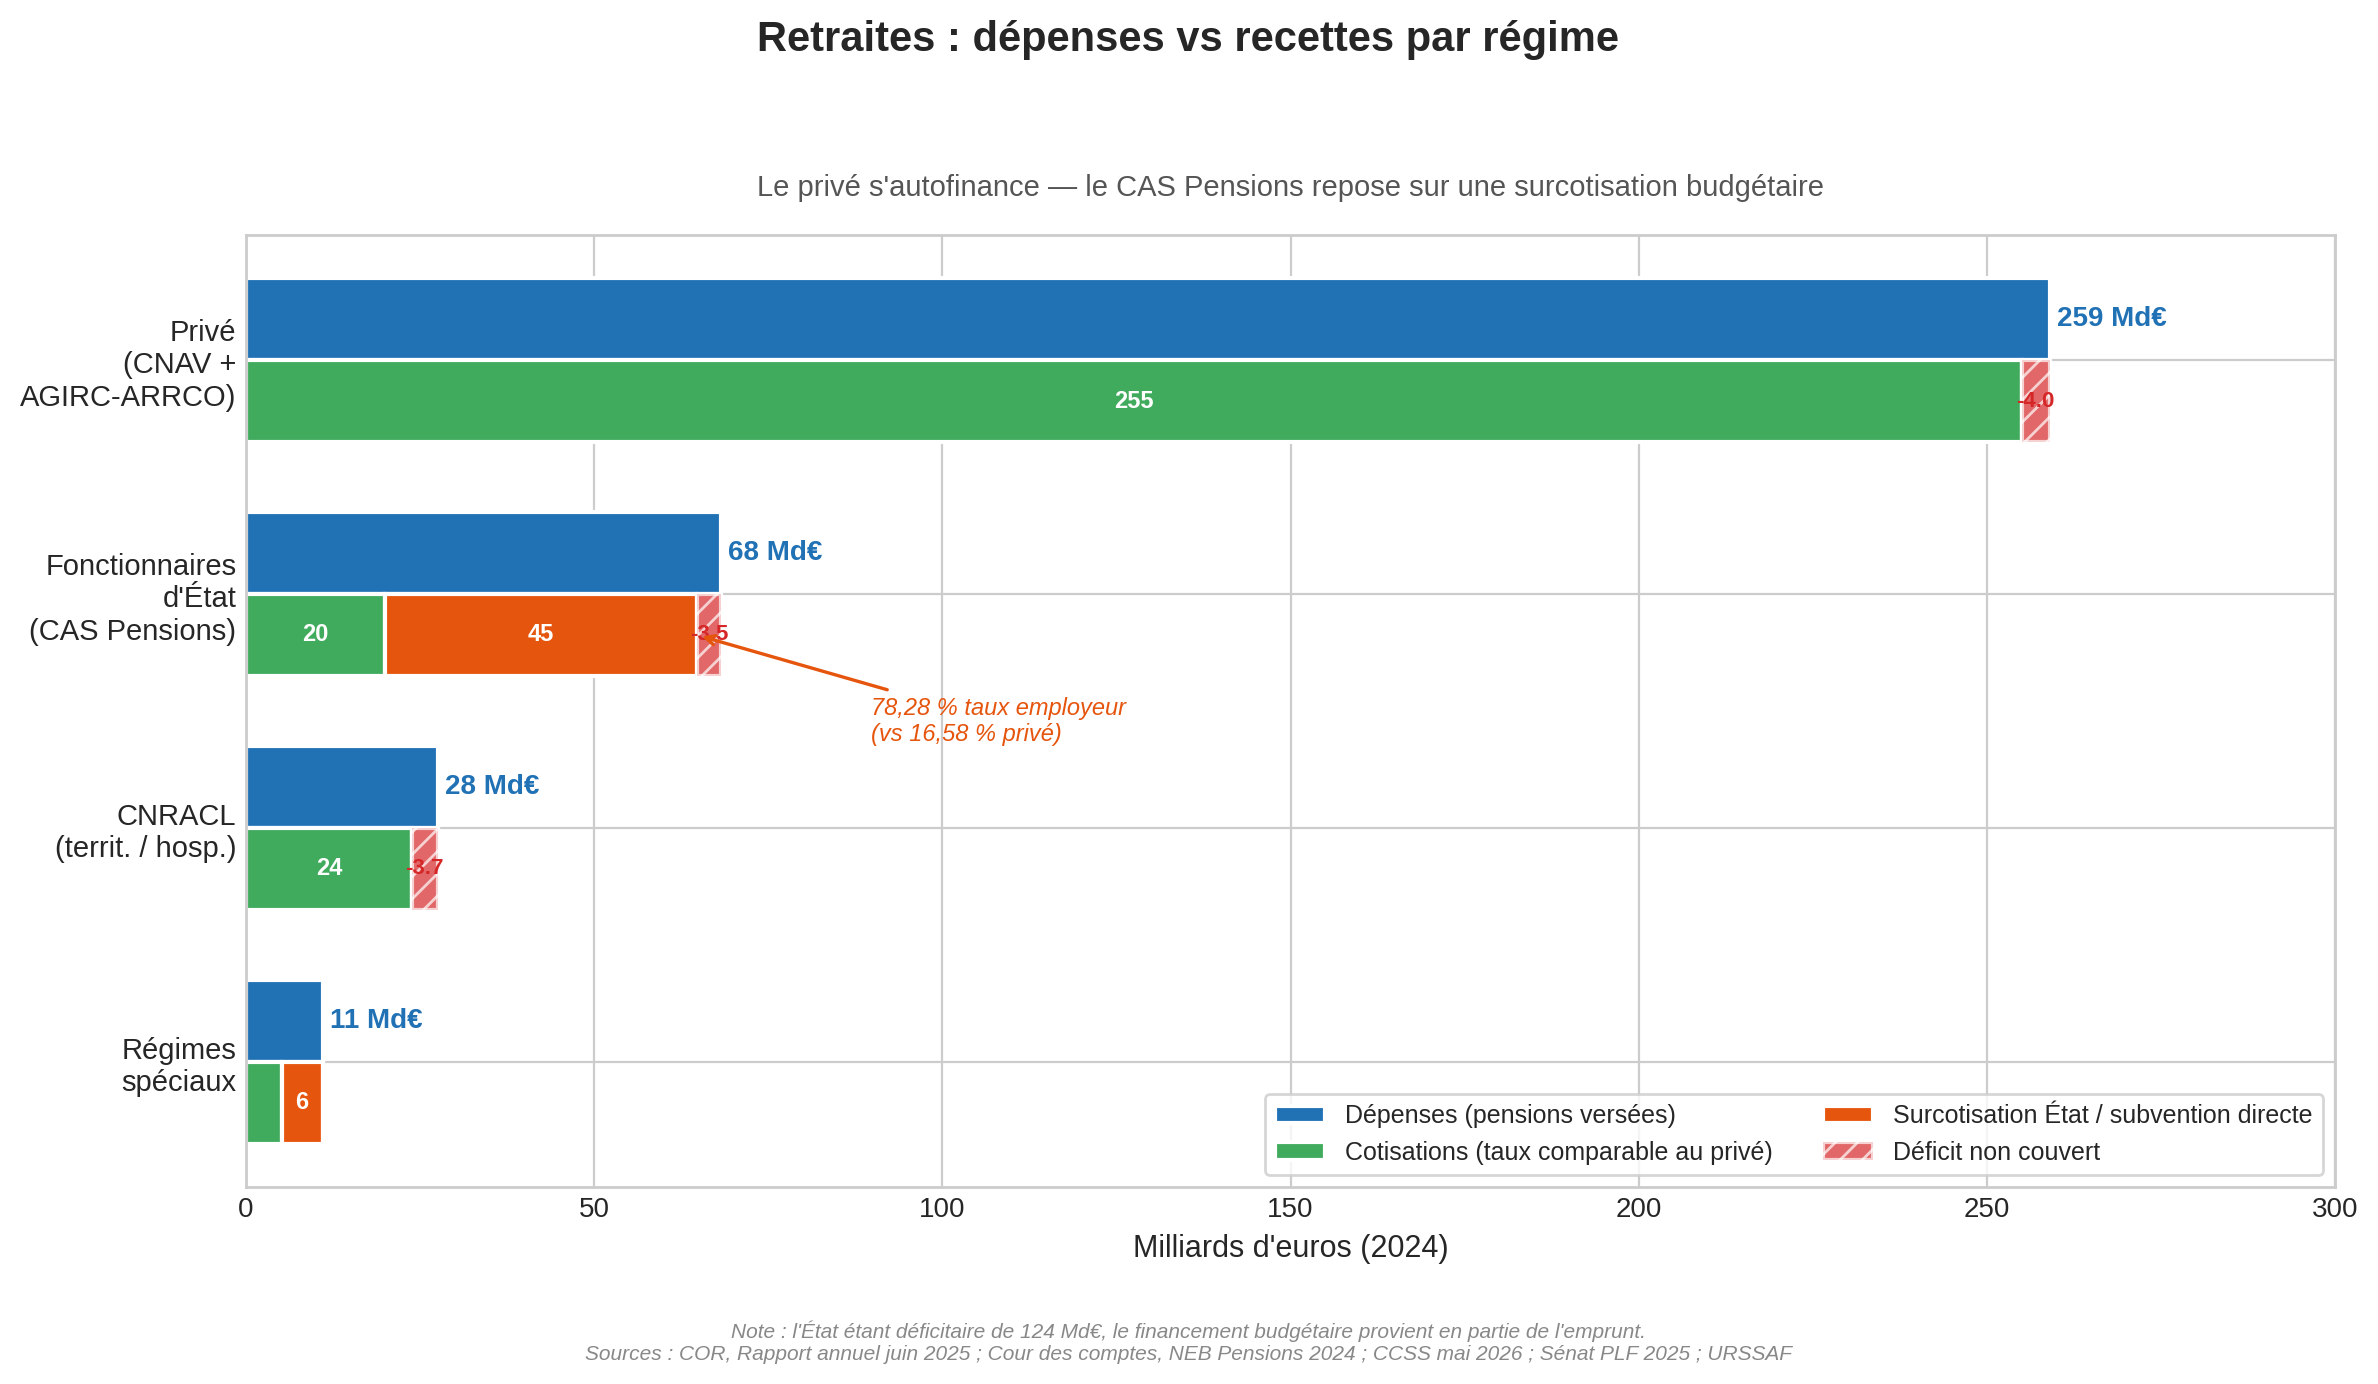

Write the Python code that produced this figure.
#!/usr/bin/env python3
"""
Grouped bar chart: Dépenses vs recettes par régime de retraite (2024)
Shows the structural gap per regime, with CAS Pensions revenue split
into "cotisations au taux privé" and "surcotisation budgétaire".

Sources:
- COR Rapport annuel juin 2025
- Cour des comptes, NEB CAS Pensions 2024
- CCSS mai 2026
- Sénat, rapport PLF 2025
- URSSAF (taux privé 16.58%)
"""

import matplotlib.pyplot as plt
import matplotlib.patches as mpatches
import numpy as np
from pathlib import Path

# --- Data (2024, Md EUR) ---
regimes = [
    "Privé\n(CNAV +\nAGIRC-ARRCO)",
    "Fonctionnaires\nd'État\n(CAS Pensions)",
    "CNRACL\n(territ. / hosp.)",
    "Régimes\nspéciaux",
]

depenses = [259.0, 68.2, 27.5, 11.0]

# Revenue breakdown:
# For each regime: [cotisations "normales", surcotisation/subvention État, gap non couvert]
# "Cotisations normales" = ce que le régime recevrait avec un taux employeur comparable au privé
cotis_normales = [255.0, 20.0, 23.8, 5.1]
surcotisation = [0.0, 44.7, 0.0, 5.9]  # CAS: 64.7 - 20 = 44.7 surcotis; Spéciaux: subvention État
gap_non_couvert = [4.0, 3.5, 3.7, 0.0]  # Déficits résiduels

# --- Plot ---
plt.style.use("seaborn-v0_8-whitegrid")
fig, ax = plt.subplots(figsize=(12, 7))

y_pos = np.arange(len(regimes))
bar_height = 0.35

# Dépenses bars (top)
bars_dep = ax.barh(y_pos - bar_height/2, depenses, bar_height,
                   color="#2171b5", edgecolor="white", linewidth=1.5,
                   label="Dépenses (pensions versées)")

# Revenue stacked bars (bottom)
bars_cotis = ax.barh(y_pos + bar_height/2, cotis_normales, bar_height,
                     color="#41ab5d", edgecolor="white", linewidth=1.5,
                     label="Cotisations (taux comparable au privé)")

bars_surcot = ax.barh(y_pos + bar_height/2, surcotisation, bar_height,
                      left=cotis_normales, color="#e6550d", edgecolor="white",
                      linewidth=1.5,
                      label="Surcotisation État / subvention directe")

bars_gap = ax.barh(y_pos + bar_height/2, gap_non_couvert, bar_height,
                   left=[c + s for c, s in zip(cotis_normales, surcotisation)],
                   color="#d62728", edgecolor="white", linewidth=1.5,
                   hatch="///", alpha=0.7,
                   label="Déficit non couvert")

# Value labels on dépenses bars
for i, (bar, val) in enumerate(zip(bars_dep, depenses)):
    ax.text(bar.get_width() + 1, bar.get_y() + bar.get_height()/2,
            f"{val:.0f} Md€", va="center", fontsize=10, fontweight="bold",
            color="#2171b5")

# Value labels on revenue bars
for i in range(len(regimes)):
    total_rev = cotis_normales[i] + surcotisation[i] + gap_non_couvert[i]
    y = y_pos[i] + bar_height/2

    # Label cotisations normales
    if cotis_normales[i] > 15:
        ax.text(cotis_normales[i]/2, y, f"{cotis_normales[i]:.0f}",
                va="center", ha="center", fontsize=8.5, fontweight="bold",
                color="white")

    # Label surcotisation
    if surcotisation[i] > 3:
        mid = cotis_normales[i] + surcotisation[i]/2
        ax.text(mid, y, f"{surcotisation[i]:.0f}",
                va="center", ha="center", fontsize=8.5, fontweight="bold",
                color="white")

    # Label gap
    if gap_non_couvert[i] > 2:
        mid = cotis_normales[i] + surcotisation[i] + gap_non_couvert[i]/2
        ax.text(mid, y, f"-{gap_non_couvert[i]:.1f}",
                va="center", ha="center", fontsize=8, fontweight="bold",
                color="#d62728")

# Annotations for CAS Pensions
ax.annotate("78,28 % taux employeur\n(vs 16,58 % privé)",
            xy=(cotis_normales[1] + surcotisation[1], y_pos[1] + bar_height/2),
            xytext=(cotis_normales[1] + surcotisation[1] + 25, y_pos[1] + bar_height*1.8),
            fontsize=8.5, color="#e6550d", fontstyle="italic",
            arrowprops=dict(arrowstyle="->", color="#e6550d", lw=1.2))

# Y axis
ax.set_yticks(y_pos)
ax.set_yticklabels(regimes, fontsize=10.5)
ax.invert_yaxis()

# X axis
ax.set_xlim(0, 300)
ax.set_xlabel("Milliards d'euros (2024)", fontsize=11)

# Title
fig.suptitle("Retraites : dépenses vs recettes par régime",
             fontsize=15, fontweight="bold", y=0.97)
ax.set_title(
    "Le privé s'autofinance — le CAS Pensions repose sur une surcotisation budgétaire",
    fontsize=10.5, color="#555555", pad=14)

# Legend
legend = ax.legend(loc="lower right", fontsize=9, frameon=True, fancybox=True,
                   ncol=2)

# Footnote
fig.text(0.5, 0.01,
         "Note : l'État étant déficitaire de 124 Md€, le financement budgétaire provient en partie de l'emprunt.\n"
         "Sources : COR, Rapport annuel juin 2025 ; Cour des comptes, NEB Pensions 2024 ; "
         "CCSS mai 2026 ; Sénat PLF 2025 ; URSSAF",
         ha="center", va="bottom", fontsize=7.5, fontstyle="italic",
         color="#888888")

plt.tight_layout(rect=[0, 0.06, 1, 0.93])

# Save
output = Path(__file__).with_suffix(".png")
fig.savefig(output, dpi=200, bbox_inches="tight", facecolor="white")
print(f"Saved: {output}")
plt.close()
